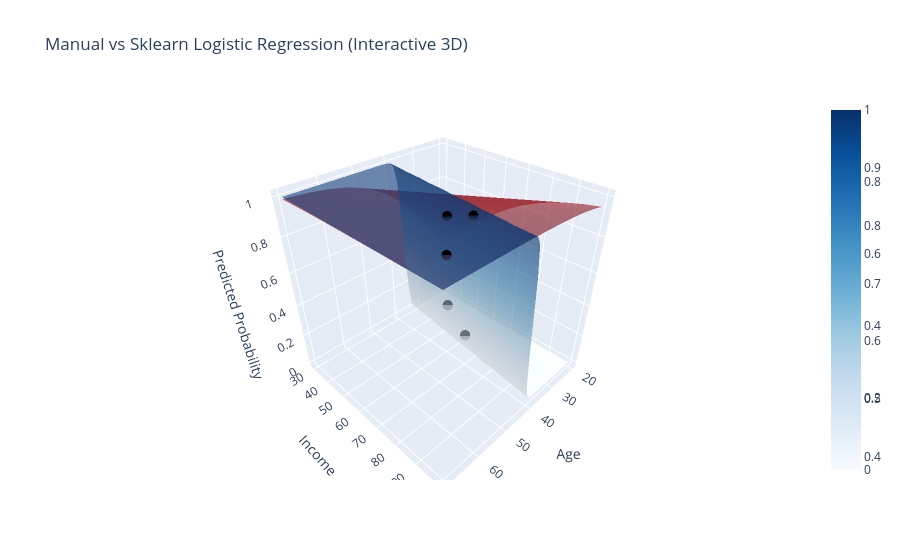

Write notebook code for a chart like this one.
### Markdown cell above
## 🌐 3D Visualization  

Visualizing probability surfaces for manual and sklearn models.

### Code cell
import plotly.graph_objects as go

# 3D VISUALIZATION
age_range = np.linspace(20, 70, 50)
income_range = np.linspace(30, 100, 50)
Age_grid, Income_grid = np.meshgrid(age_range, income_range)

# Manual surface
Z_manual = m0 + m1 * Age_grid + m2 * Income_grid
P_manual = sigmoid(Z_manual)

# Sklearn surface
Z_sklearn = intercept + coef[0] * Age_grid + coef[1] * Income_grid
P_sklearn = sigmoid(Z_sklearn)


fig = go.Figure()

fig.add_trace(go.Surface(
    x=Age_grid,
    y=Income_grid,
    z=P_manual,
    colorscale='Reds',
    opacity=0.6,
    name='Manual Model'
))

fig.add_trace(go.Surface(
    x=Age_grid,
    y=Income_grid,
    z=P_sklearn,
    colorscale='Blues',
    opacity=0.6,
    name='Sklearn Model'
))

fig.add_trace(go.Scatter3d(
    x=X[:, 0],
    y=X[:, 1],
    z=y,
    mode='markers',
    marker=dict(size=6, color='black'),
    name='Actual Data'
))

fig.update_layout(
    title='Manual vs Sklearn Logistic Regression (Interactive 3D)',
    scene=dict(
        xaxis_title='Age',
        yaxis_title='Income',
        zaxis_title='Predicted Probability'
    ),
    legend=dict(x=0.05, y=0.95)
)

fig.show()

### Figure 1 — Plotly figure (JSON) as saved in the notebook; plotly's stock layout.template omitted (floating-point values rounded to 4 significant figures; data arrays with more than 128 entries replaced by an {"elided": "..."} marker saying what was removed)
{"data": [{"colorscale": [[0, "rgb(255,245,240)"], [0.125, "rgb(254,224,210)"], [0.25, "rgb(252,187,161)"], [0.375, "rgb(252,146,114)"], [0.5, "rgb(251,106,74)"], [0.625, "rgb(239,59,44)"], [0.75, "rgb(203,24,29)"], [0.875, "rgb(165,15,21)"], [1, "rgb(103,0,13)"]], "name": "Manual Model", "opacity": 0.6, "type": "surface", "x": {"elided": "50x50 float values"}, "y": {"elided": "50x50 float values"}, "z": {"elided": "50x50 float values"}}, {"colorscale": [[0, "rgb(247,251,255)"], [0.125, "rgb(222,235,247)"], [0.25, "rgb(198,219,239)"], [0.375, "rgb(158,202,225)"], [0.5, "rgb(107,174,214)"], [0.625, "rgb(66,146,198)"], [0.75, "rgb(33,113,181)"], [0.875, "rgb(8,81,156)"], [1, "rgb(8,48,107)"]], "name": "Sklearn Model", "opacity": 0.6, "type": "surface", "x": {"elided": "50x50 float values"}, "y": {"elided": "50x50 float values"}, "z": {"elided": "50x50 float values"}}, {"marker": {"color": "black", "size": 6}, "mode": "markers", "name": "Actual Data", "type": "scatter3d", "x": [25, 32, 47, 51, 62], "y": [40, 60, 80, 75, 90], "z": [0, 0, 1, 1, 1]}], "layout": {"legend": {"x": 0.05, "y": 0.95}, "scene": {"xaxis": {"title": {"text": "Age"}}, "yaxis": {"title": {"text": "Income"}}, "zaxis": {"title": {"text": "Predicted Probability"}}}, "title": {"text": "Manual vs Sklearn Logistic Regression (Interactive 3D)"}}}
